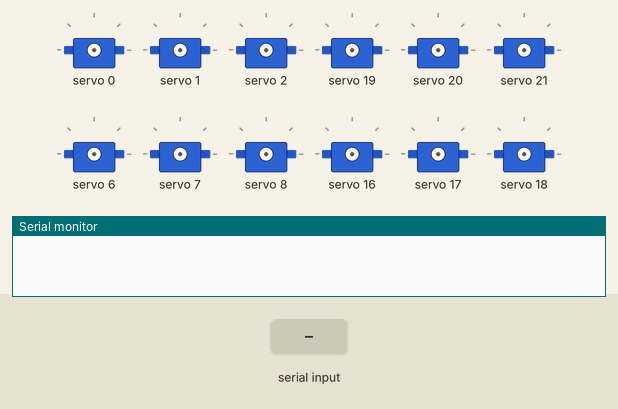
This sketch was run on a simulated Arduino Uno, built with avr-gcc and run on an emulated ATmega328P. Parts: 12 × servo, the last lines printed to the serial monitor. The inputs (shaded band) are chosen by the test bench.

Above: at 1.2 s.
1.3 s: "walk 1\n" received over Serial
At 4.2 s:
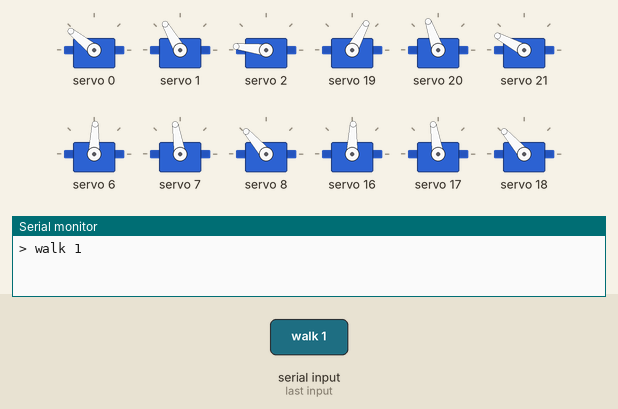
4.3 s: "move 1\n" received over Serial
6.8 s: "f 1\n" received over Serial
9.3 s: "1 1\n" received over Serial
11.8 s: "move" received over Serial
14.3 s: "walk" received over Serial
Timing chart, 0 to 17.3 s (numbered marks = the images above; inputs shaded):
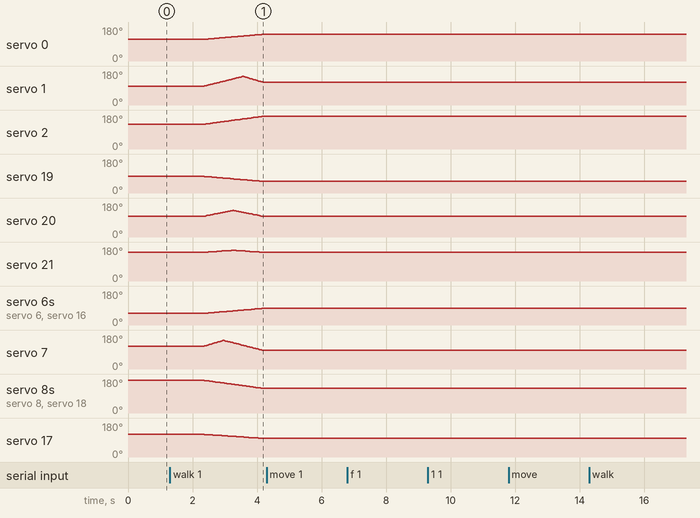

Measured:
- after the input at 1.3 s, servo 0: moves from 115° to 141° over 1.7 s, starting after 1.1 s; servo 1: rises from 100° to 152° in 1.2 s, then falls to 120° in 0.63 s

The sketch:

Parker_v3_bk6.ino
```cpp
//pca.setPWM(leg, 1000, 0); //turns them off?
// convert all small ints to int8_t
#include <Adafruit_PWMServoDriver.h>

Adafruit_PWMServoDriver pca1 = Adafruit_PWMServoDriver(0x40);  // Left side
Adafruit_PWMServoDriver pca2 = Adafruit_PWMServoDriver(0x41);  // right side

void setup() {
  Serial.begin(9600);

  pca1.begin();
  pca1.setPWMFreq(60);
  pca2.begin();
  pca2.setPWMFreq(60);
}

String command[7];  //le string

void splitStringIntoWords(String str) {  // > Separate command into words

  //clear array words
  for (int x = 0; x < 7; x++) {
    command[x] = "";
  }

  int wordCount = 0, startIndex = 0;

  //separates words here
  while (true) {
    int spaceIndex = str.indexOf(' ', startIndex);
    if (spaceIndex == -1) {
      command[wordCount++] = str.substring(startIndex);
      break;
    }
    command[wordCount++] = str.substring(startIndex, spaceIndex);
    startIndex = spaceIndex + 1;
  }
}

void loop() {  // > LmaOOOOOOOOOOOOOOOOOOOOOOOOOOOOOOP here

  if (Serial.available()) {
    String commandFull = Serial.readString();
    splitStringIntoWords(commandFull);
    Serial.print("> ");
    Serial.println(commandFull);

    String type = command[0];

    if (type == "move") {
      Move();
    } else if (type == "walk") {
      Walk();
    }
  }
}

int degFB[6][2] = {
  { 90, 50 },   //front and back > base (-/+)
  { 80, 60 },   //front and back > coxa (->)
  { 50, 10 },   //front and back > tibia (->)
  { 65, 115 },  //middle > base (->)
  { 60, 70 },   //middle > coxa (->)
  { 20, 30 }    //middle > tibia (->)
};

int vel = 120;
int8_t rise = 30;
int lastDir = 0;

void Walk() {

  int8_t dir = (command[1] == "f") ? 1 : -1;
  int8_t times = command[2].toInt();

  FrontBack(dir, times);
}

void FrontBack(int8_t direction, int8_t times) {

  int x, y;

  if (lastDir != direction) {
    times += 1;
  }

  for (int cycle = ((direction == lastDir) ? 0 : 1); cycle < times * 2; cycle++) {

    int8_t cycleBinary = (cycle % 2 == 0) ? 1 : -1;  //1 -> legs to back / -1 -> legs to front

    if (direction == 1) {
      //front
      x = (cycleBinary == 1) ? 0 : -vel;
      y = (cycleBinary == 1) ? vel : 0;
    } else {
      //back
      x = (cycleBinary == 1) ? -vel : 0;
      y = (cycleBinary == 1) ? 0 : vel;
    }

    for (int a = x; a <= y; a++) {

      int aFixed = (a <= 0) ? a * -1 : a;  //LRL

      pca1.setPWM(0, 0, 115 + (180 - (((float)((degFB[0][0] - degFB[0][1]) - degFB[0][0]) / vel) * SmoothFixed(aFixed, 1, x, times, cycle, direction) + degFB[0][0])) * 2.694);
      pca1.setPWM(1, 0, 115 + (180 - MidleMov(degFB[1][1], degFB[1][0], 1, 1, aFixed, cycleBinary)) * 2.694);
      pca1.setPWM(2, 0, 115 + (180 - (((float)(degFB[2][1] - degFB[2][0]) / vel) * aFixed + degFB[2][0])) * 2.694);
      //
      pca2.setPWM(3, 0, 115 + (180 - (((float)(degFB[3][1] - degFB[3][0]) / vel) * SmoothFixed(aFixed, 1, x, times, cycle, direction) + degFB[3][0])) * 2.694);
      pca2.setPWM(4, 0, 115 + (180 - MidleMov(degFB[4][1], degFB[4][0], 2, 1, aFixed, cycleBinary)) * 2.694);
      pca2.setPWM(5, 0, 115 + (180 - (((float)(degFB[5][1] - degFB[5][0]) / (vel / 2)) * abs(aFixed - vel / 2) + degFB[5][0])) * 2.694);
      //
      pca1.setPWM(6, 0, 115 + (180 - (((float)(degFB[0][0] - (degFB[0][0] + degFB[0][1])) / vel) * SmoothFixed(aFixed, 1, x, times, cycle, direction) + (degFB[0][0] + degFB[0][1]))) * 2.694);
      pca1.setPWM(7, 0, 115 + (180 - MidleMov(degFB[1][0], degFB[1][1], 3, 1, aFixed, cycleBinary)) * 2.694);
      pca1.setPWM(8, 0, 115 + (180 - (((float)(degFB[2][0] - degFB[2][1]) / vel) * aFixed + degFB[2][1])) * 2.694);

      int aInverted = vel - aFixed;  //RLR

      pca2.setPWM(0, 0, 115 + (180 - (((float)((degFB[0][0] + degFB[0][1]) - degFB[0][0]) / vel) * SmoothFixed(aInverted, 2, x, times, cycle, direction) + degFB[0][0])) * 2.694);
      pca2.setPWM(1, 0, 115 + (180 - MidleMov(degFB[1][1], degFB[1][0], 1, 2, aInverted, cycleBinary)) * 2.694);
      pca2.setPWM(2, 0, 115 + (180 - (((float)(degFB[2][1] - degFB[2][0]) / vel) * aInverted + degFB[2][0])) * 2.694);
      //
      pca1.setPWM(3, 0, 115 + (180 - (((float)(degFB[3][0] - degFB[3][1]) / vel) * SmoothFixed(aInverted, 2, x, times, cycle, direction) + degFB[3][1])) * 2.694);
      pca1.setPWM(4, 0, 115 + (180 - MidleMov(degFB[4][1], degFB[4][0], 2, 2, aInverted, cycleBinary)) * 2.694);
      pca1.setPWM(5, 0, 115 + (180 - (((float)(degFB[5][1] - degFB[5][0]) / (vel / 2)) * abs(aInverted - vel / 2) + degFB[5][0])) * 2.694);
      //
      pca2.setPWM(6, 0, 115 + (180 - (((float)(degFB[0][0] - (degFB[0][0] - degFB[0][1])) / vel) * SmoothFixed(aInverted, 2, x, times, cycle, direction) + (degFB[0][0] - degFB[0][1]))) * 2.694);
      pca2.setPWM(7, 0, 115 + (180 - MidleMov(degFB[1][0], degFB[1][1], 3, 2, aInverted, cycleBinary)) * 2.694);
      pca2.setPWM(8, 0, 115 + (180 - (((float)(degFB[2][0] - degFB[2][1]) / vel) * aInverted + degFB[2][1])) * 2.694);
    }
  }

  lastDir = direction;
}

float SmoothFixed(int a, int sideMotor, int from, int times, int cycleNow, int direction) {

  if (cycleNow == ((direction == lastDir) ? 0 : 1) || cycleNow == (times * 2 - 1)) {

    from = (from == 0) ? -vel : vel;

    int f = (sideMotor == 1) ? 0 : vel;
    int t = (sideMotor == 1) ? vel : 0;

    if (from == -vel) {
      a = a - ((cycleNow == ((lastDir == direction) ? 0 : 1)) ? f : t);
    } else if (from == vel) {
      a = a - ((cycleNow == ((lastDir == direction) ? 0 : 1)) ? t : f);
    }

    return (float)a / 2 + (vel / 2);

  } else {

    return a;
  }
}

float MidleMov(int to, int from, int8_t posMotor, int8_t sideMotor, int a, int8_t nCycle) {

  if (sideMotor == 2) {
    nCycle = nCycle * -1;
  }

  if (nCycle == 1) {
    //touching floor
    if (posMotor == 1) {
      return ((float)(to - from) / vel) * a + from;
    } else if (posMotor == 2) {
      return ((float)(to - from) / (vel / 2)) * abs(a - vel / 2) + from;
    } else {
      return ((float)(to - from) / vel) * a + from;
    }

  } else if (nCycle == -1) {
    //touching air
    if (posMotor == 1) {

      return max(((float)(to - (to - rise)) / (vel / 3)) * a + (to - (3 * rise)), ((float)((to - rise) - from) / ((vel / 3) * 2)) * a + from);

    } else if (posMotor == 2) {

      return ((float)(to - (to - rise)) / (vel / 2)) * abs(a - (vel / 2)) + (to - rise);

    } else {

      return max(((float)(from - (from - rise)) / (vel / 3)) * (vel - a) + (from - (3 * rise)), ((float)((from - rise) - to) / ((vel / 3) * 2)) * (vel - a) + to);
    }
  }
}

void Move() {

  String mode = command[1];    //amount of legs basically
  String binary = command[2];  //what motors to move
  int pos = 3;                 //because of the binary thing

  if (mode == "1" || mode == "2" || mode == "3" || mode == "4" || mode == "5" || mode == "6") {

    int leg = mode.toInt();

    (binary.charAt(0) == '1') ? PWM(1, leg, 0, command[pos++].toInt()) : 0;
    (binary.charAt(1) == '1') ? PWM(1, leg, 1, command[pos++].toInt()) : 0;
    (binary.charAt(2) == '1') ? PWM(1, leg, 2, command[pos++].toInt()) : 0;

  } else if (mode == "trio" || mode == "trie") {

    int side = (mode.charAt(3) == 'o') ? 1 : 0;

    (binary.charAt(0) == '1') ? PWM(3, side, 0, command[pos++].toInt()) : 0;
    (binary.charAt(1) == '1') ? PWM(3, side, 1, command[pos++].toInt()) : 0;
    (binary.charAt(2) == '1') ? PWM(3, side, 2, command[pos++].toInt()) : 0;

  } else if (mode == "all") {

    (binary.charAt(0) == '1') ? PWM(6, -1, 0, command[pos++].toInt()) : 0;
    (binary.charAt(1) == '1') ? PWM(6, -1, 1, command[pos++].toInt()) : 0;
    (binary.charAt(2) == '1') ? PWM(6, -1, 2, command[pos++].toInt()) : 0;
  }
}

int PWM(int amount, int leg, int mot, int degree) {

  if (amount == 1) {

    if (leg <= 3) {
      pca1.setPWM((leg - 1) * 3 + mot, 0, round(115 + (180 - degree) * 2.694));
    } else if (leg <= 6) {
      pca2.setPWM((leg - 4) * 3 + mot, 0, round(115 + (180 - degree) * 2.694));
    } else {
      Serial.println("This leg does not exist");
    }

  } else if (amount == 3) {

    if (leg == 1) {
      pca1.setPWM(0 * 3 + mot, 0, round(115 + (180 - degree) * 2.694));  //leg 1
      pca2.setPWM(1 * 3 + mot, 0, round(115 + (180 - degree) * 2.694));  //leg 5
      pca1.setPWM(2 * 3 + mot, 0, round(115 + (180 - degree) * 2.694));  //leg 3
    } else {
      pca2.setPWM(0 * 3 + mot, 0, round(115 + (180 - degree) * 2.694));  //leg 4
      pca1.setPWM(1 * 3 + mot, 0, round(115 + (180 - degree) * 2.694));  //leg 2
      pca2.setPWM(2 * 3 + mot, 0, round(115 + (180 - degree) * 2.694));  //leg 6
    }

  } else if (amount == 6) {

    pca1.setPWM(0 * 3 + mot, 0, round(115 + (180 - degree) * 2.694));
    pca1.setPWM(1 * 3 + mot, 0, round(115 + (180 - degree) * 2.694));
    pca1.setPWM(2 * 3 + mot, 0, round(115 + (180 - degree) * 2.694));

    pca2.setPWM(0 * 3 + mot, 0, round(115 + (180 - degree) * 2.694));
    pca2.setPWM(1 * 3 + mot, 0, round(115 + (180 - degree) * 2.694));
    pca2.setPWM(2 * 3 + mot, 0, round(115 + (180 - degree) * 2.694));
  }

  return 1;
}
```
